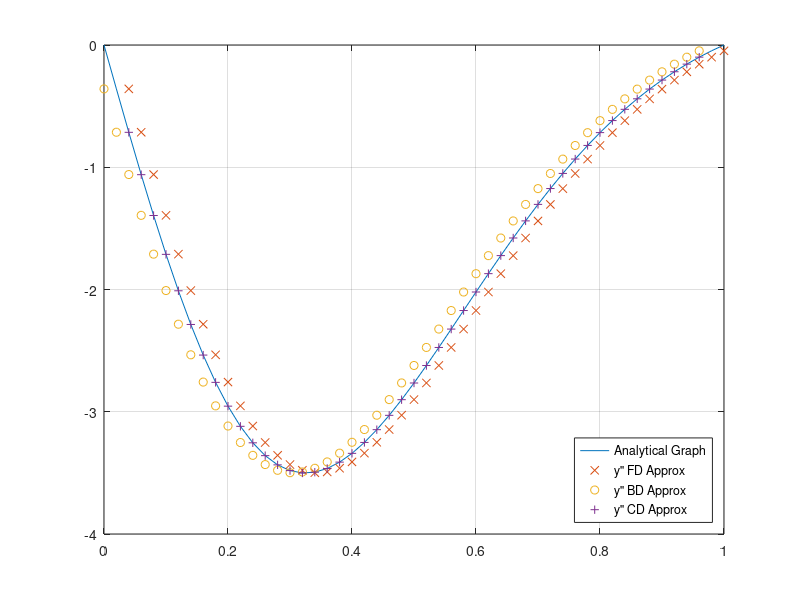

Write the MATLAB code that produced this figure.
clc
clear all

dx = 0.02;
x = 0:dx:1;

y_anal = (1.5.*x)./((1+x.^2).^2);

%second derivative of first order
d2ydx2 = ((36.*x.^3)./(x.^2 +1).^4) -((18.*x)./(x.^2 +1).^3);
%forward diff 1st order
fd_d2ydx2 = (y_anal(3:end)-2*y_anal(2:end-1)+y_anal(1:end-2))/(dx^2);

%backward diff 1st order
bd_d2ydx2 = (y_anal(3:end)-2*y_anal(2:end-1)+y_anal(1:end-2))/(dx)^2;

%central diff 2nd order
cd_d2ydx2 = (-y_anal(5:end)+16*y_anal(4:end-1)-30*y_anal(3:end-2)+16*y_anal(2:end-3)-y_anal(1:end-4))/(12*dx^2);

plot(x,d2ydx2,x(3:end),fd_d2ydx2,'x',x(1:end-2),bd_d2ydx2,'o',x(3:end-2),cd_d2ydx2,'+');
legend('Analytical Graph','y" FD Approx','y" BD Approx','y" CD Approx','location','southeast');
grid on